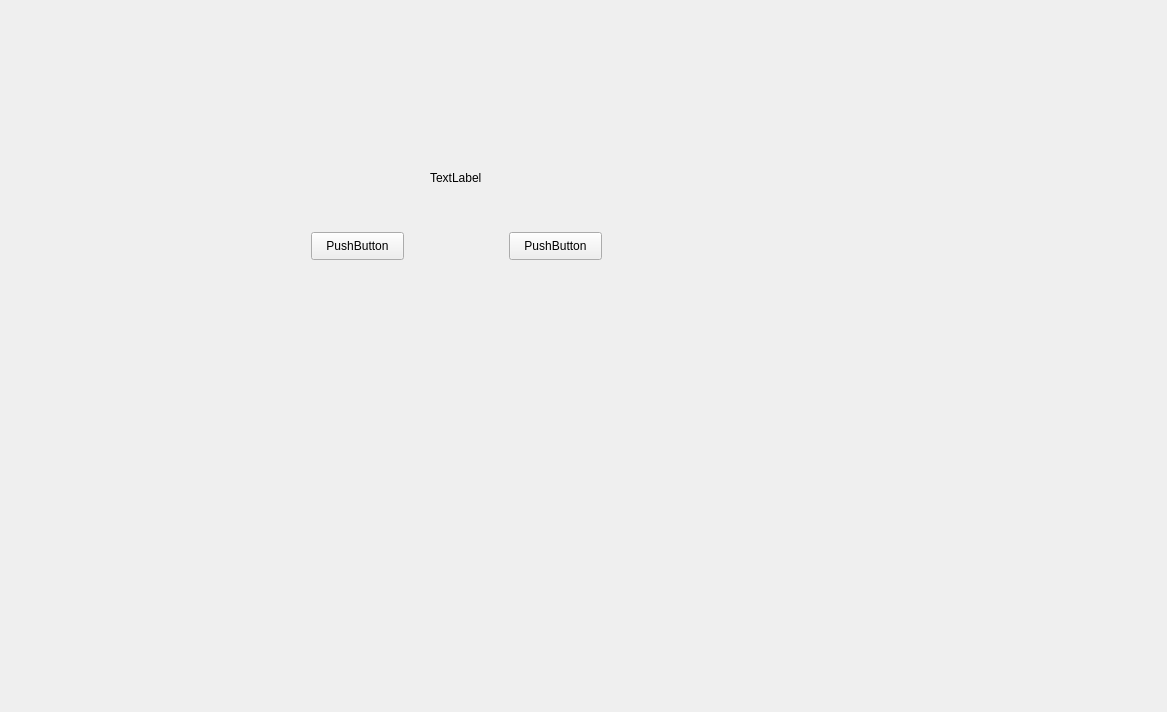
<?xml version="1.0" encoding="UTF-8"?>
<ui version="4.0">
 <class>selection_tasks_calender_window</class>
 <widget class="QWidget" name="selection_tasks_calender_window">
  <property name="geometry">
   <rect>
    <x>0</x>
    <y>0</y>
    <width>1167</width>
    <height>712</height>
   </rect>
  </property>
  <property name="windowTitle">
   <string>Form</string>
  </property>
  <widget class="QPushButton" name="tasks_pushbutton">
   <property name="geometry">
    <rect>
     <x>311</x>
     <y>232</y>
     <width>93</width>
     <height>28</height>
    </rect>
   </property>
   <property name="text">
    <string>PushButton</string>
   </property>
  </widget>
  <widget class="QPushButton" name="calender_pushbutton">
   <property name="geometry">
    <rect>
     <x>509</x>
     <y>232</y>
     <width>93</width>
     <height>28</height>
    </rect>
   </property>
   <property name="text">
    <string>PushButton</string>
   </property>
  </widget>
  <widget class="QLabel" name="choosing_label">
   <property name="geometry">
    <rect>
     <x>430</x>
     <y>170</y>
     <width>55</width>
     <height>16</height>
    </rect>
   </property>
   <property name="text">
    <string>TextLabel</string>
   </property>
  </widget>
 </widget>
 <resources/>
 <connections>
  <connection>
   <sender>tasks_pushbutton</sender>
   <signal>clicked()</signal>
   <receiver>selection_tasks_calender_window</receiver>
   <slot>close()</slot>
   <hints>
    <hint type="sourcelabel">
     <x>338</x>
     <y>251</y>
    </hint>
    <hint type="destinationlabel">
     <x>191</x>
     <y>249</y>
    </hint>
   </hints>
  </connection>
  <connection>
   <sender>calender_pushbutton</sender>
   <signal>clicked()</signal>
   <receiver>selection_tasks_calender_window</receiver>
   <slot>close()</slot>
   <hints>
    <hint type="sourcelabel">
     <x>609</x>
     <y>252</y>
    </hint>
    <hint type="destinationlabel">
     <x>794</x>
     <y>222</y>
    </hint>
   </hints>
  </connection>
 </connections>
</ui>
